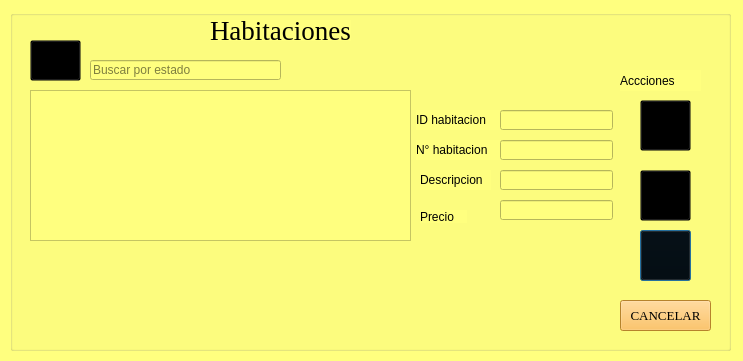
<?xml version="1.0" encoding="UTF-8"?>
<ui version="4.0">
 <class>gui_indexHabitacion</class>
 <widget class="QDialog" name="gui_indexHabitacion">
  <property name="enabled">
   <bool>true</bool>
  </property>
  <property name="geometry">
   <rect>
    <x>0</x>
    <y>0</y>
    <width>743</width>
    <height>361</height>
   </rect>
  </property>
  <property name="font">
   <font>
    <pointsize>14</pointsize>
    <weight>75</weight>
    <bold>true</bold>
   </font>
  </property>
  <property name="windowTitle">
   <string>Dialog</string>
  </property>
  <property name="styleSheet">
   <string notr="true">background-color: rgb(255, 255, 127);</string>
  </property>
  <widget class="QGroupBox" name="groupBox">
   <property name="geometry">
    <rect>
     <x>10</x>
     <y>10</y>
     <width>721</width>
     <height>341</height>
    </rect>
   </property>
   <property name="font">
    <font>
     <pointsize>10</pointsize>
     <weight>50</weight>
     <bold>false</bold>
    </font>
   </property>
   <property name="styleSheet">
    <string notr="true">background-color: rgb(255, 255, 127);</string>
   </property>
   <property name="title">
    <string/>
   </property>
   <widget class="QLabel" name="label_2">
    <property name="geometry">
     <rect>
      <x>610</x>
      <y>60</y>
      <width>81</width>
      <height>21</height>
     </rect>
    </property>
    <property name="styleSheet">
     <string notr="true">font: 75 14pt &quot;Times New Roman&quot;;</string>
    </property>
    <property name="text">
     <string>Accciones</string>
    </property>
   </widget>
   <widget class="QPushButton" name="pushButton_3">
    <property name="geometry">
     <rect>
      <x>630</x>
      <y>220</y>
      <width>51</width>
      <height>51</height>
     </rect>
    </property>
    <property name="font">
     <font>
      <pointsize>10</pointsize>
      <weight>50</weight>
      <bold>false</bold>
     </font>
    </property>
    <property name="styleSheet">
     <string notr="true">#pushButton_3{
	background-color: transparent;
	border-image: url(:/imagenes/imagenes/delete_unpressed.png);
}

#pushButton_3:pressed{
	border-image: url(:/imagenes/imagenes/delete_pressed.png);
}</string>
    </property>
    <property name="text">
     <string/>
    </property>
   </widget>
   <widget class="QPushButton" name="pushButton_4">
    <property name="geometry">
     <rect>
      <x>630</x>
      <y>90</y>
      <width>51</width>
      <height>51</height>
     </rect>
    </property>
    <property name="font">
     <font>
      <family>Times New Roman</family>
      <pointsize>16</pointsize>
      <weight>50</weight>
      <italic>false</italic>
      <bold>false</bold>
     </font>
    </property>
    <property name="styleSheet">
     <string notr="true">#pushButton_4{
	background-color: transparent;
	border-image: url(:/imagenes/imagenes/agregar_unpressed.png);
}

#pushButton_4:pressed{
	border-image: url(:/imagenes/imagenes/agregar_pressed.png);
}</string>
    </property>
    <property name="text">
     <string/>
    </property>
   </widget>
   <widget class="QPushButton" name="pushButton_5">
    <property name="geometry">
     <rect>
      <x>610</x>
      <y>290</y>
      <width>91</width>
      <height>31</height>
     </rect>
    </property>
    <property name="font">
     <font>
      <family>Times New Roman</family>
      <pointsize>10</pointsize>
      <weight>9</weight>
      <italic>false</italic>
      <bold>false</bold>
     </font>
    </property>
    <property name="styleSheet">
     <string notr="true">font: 75 10pt &quot;Times New Roman&quot;;
background-color: rgb(255, 184, 62);</string>
    </property>
    <property name="text">
     <string>CANCELAR</string>
    </property>
   </widget>
   <widget class="QLabel" name="label">
    <property name="geometry">
     <rect>
      <x>200</x>
      <y>10</y>
      <width>141</width>
      <height>21</height>
     </rect>
    </property>
    <property name="font">
     <font>
      <family>Times New Roman</family>
      <pointsize>20</pointsize>
      <weight>9</weight>
      <italic>false</italic>
      <bold>false</bold>
     </font>
    </property>
    <property name="styleSheet">
     <string notr="true">font: 75 20pt &quot;Times New Roman&quot;;</string>
    </property>
    <property name="text">
     <string>Habitaciones</string>
    </property>
   </widget>
   <widget class="QTableWidget" name="tabb">
    <property name="geometry">
     <rect>
      <x>20</x>
      <y>80</y>
      <width>381</width>
      <height>151</height>
     </rect>
    </property>
   </widget>
   <widget class="QLabel" name="label_3">
    <property name="geometry">
     <rect>
      <x>406</x>
      <y>100</y>
      <width>121</width>
      <height>20</height>
     </rect>
    </property>
    <property name="text">
     <string>ID habitacion    </string>
    </property>
   </widget>
   <widget class="QLabel" name="label_4">
    <property name="geometry">
     <rect>
      <x>406</x>
      <y>130</y>
      <width>121</width>
      <height>20</height>
     </rect>
    </property>
    <property name="text">
     <string>N° habitacion       </string>
    </property>
   </widget>
   <widget class="QLabel" name="label_5">
    <property name="geometry">
     <rect>
      <x>410</x>
      <y>160</y>
      <width>71</width>
      <height>20</height>
     </rect>
    </property>
    <property name="text">
     <string>Descripcion</string>
    </property>
   </widget>
   <widget class="QLabel" name="label_6">
    <property name="geometry">
     <rect>
      <x>410</x>
      <y>200</y>
      <width>47</width>
      <height>13</height>
     </rect>
    </property>
    <property name="text">
     <string>Precio</string>
    </property>
   </widget>
   <widget class="QPushButton" name="pushButton_2">
    <property name="geometry">
     <rect>
      <x>630</x>
      <y>160</y>
      <width>51</width>
      <height>51</height>
     </rect>
    </property>
    <property name="font">
     <font>
      <pointsize>10</pointsize>
      <weight>50</weight>
      <bold>false</bold>
     </font>
    </property>
    <property name="styleSheet">
     <string notr="true">#pushButton_2{
	background-color: transparent;
	border-image: url(:/imagenes/imagenes/edit_unpressed.png);
}

#pushButton_2:pressed{
	border-image: url(:/imagenes/imagenes/edit_pressed.png);
}</string>
    </property>
    <property name="text">
     <string/>
    </property>
   </widget>
   <widget class="QLineEdit" name="lineEdit_4">
    <property name="geometry">
     <rect>
      <x>490</x>
      <y>190</y>
      <width>113</width>
      <height>20</height>
     </rect>
    </property>
   </widget>
   <widget class="QLineEdit" name="lineEdit_3">
    <property name="geometry">
     <rect>
      <x>490</x>
      <y>160</y>
      <width>113</width>
      <height>20</height>
     </rect>
    </property>
   </widget>
   <widget class="QLineEdit" name="lineEdit">
    <property name="geometry">
     <rect>
      <x>490</x>
      <y>100</y>
      <width>113</width>
      <height>20</height>
     </rect>
    </property>
    <property name="font">
     <font>
      <pointsize>10</pointsize>
      <weight>50</weight>
      <bold>false</bold>
     </font>
    </property>
    <property name="readOnly">
     <bool>true</bool>
    </property>
   </widget>
   <widget class="QLineEdit" name="lineEdit_2">
    <property name="geometry">
     <rect>
      <x>490</x>
      <y>130</y>
      <width>113</width>
      <height>20</height>
     </rect>
    </property>
    <property name="font">
     <font>
      <pointsize>10</pointsize>
      <weight>50</weight>
      <bold>false</bold>
     </font>
    </property>
   </widget>
   <widget class="QPushButton" name="pushButton">
    <property name="geometry">
     <rect>
      <x>20</x>
      <y>30</y>
      <width>51</width>
      <height>41</height>
     </rect>
    </property>
    <property name="styleSheet">
     <string notr="true">
#pushButton{
	background-color: transparent;
	border-image: url(:/imagenes/imagenes/buscar_pressed.png);
}

#pushButton:pressed{
	border-image: url(:/imagenes/imagenes/buscar_pressed.png);
}</string>
    </property>
    <property name="text">
     <string/>
    </property>
   </widget>
   <widget class="QLineEdit" name="lineEdit_5">
    <property name="geometry">
     <rect>
      <x>80</x>
      <y>50</y>
      <width>191</width>
      <height>20</height>
     </rect>
    </property>
    <property name="placeholderText">
     <string>Buscar por estado</string>
    </property>
   </widget>
  </widget>
 </widget>
 <resources/>
 <connections/>
</ui>
